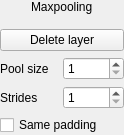
<?xml version="1.0" encoding="UTF-8"?>
<ui version="4.0">
 <class>MaxpoolingLayer</class>
 <widget class="QWidget" name="MaxpoolingLayer">
  <property name="geometry">
   <rect>
    <x>0</x>
    <y>0</y>
    <width>124</width>
    <height>135</height>
   </rect>
  </property>
  <property name="windowTitle">
   <string>Form</string>
  </property>
  <layout class="QGridLayout" name="gridLayout">
   <property name="leftMargin">
    <number>0</number>
   </property>
   <property name="topMargin">
    <number>0</number>
   </property>
   <property name="rightMargin">
    <number>0</number>
   </property>
   <property name="bottomMargin">
    <number>0</number>
   </property>
   <item row="4" column="0" colspan="2">
    <widget class="QCheckBox" name="cbx_same_padding">
     <property name="text">
      <string>Same padding</string>
     </property>
    </widget>
   </item>
   <item row="2" column="0">
    <widget class="QLabel" name="lbl_pool_size">
     <property name="text">
      <string>Pool size</string>
     </property>
    </widget>
   </item>
   <item row="1" column="0" colspan="2">
    <widget class="QPushButton" name="btn_delete">
     <property name="text">
      <string>Delete layer</string>
     </property>
    </widget>
   </item>
   <item row="0" column="0" colspan="2" alignment="Qt::AlignHCenter|Qt::AlignTop">
    <widget class="QLabel" name="lbl_name">
     <property name="text">
      <string>Maxpooling</string>
     </property>
    </widget>
   </item>
   <item row="3" column="1">
    <widget class="QSpinBox" name="spin_strides">
     <property name="minimum">
      <number>1</number>
     </property>
     <property name="maximum">
      <number>100</number>
     </property>
    </widget>
   </item>
   <item row="3" column="0">
    <widget class="QLabel" name="lbl_strides">
     <property name="text">
      <string>Strides</string>
     </property>
    </widget>
   </item>
   <item row="2" column="1">
    <widget class="QSpinBox" name="spin_pool">
     <property name="minimum">
      <number>1</number>
     </property>
     <property name="maximum">
      <number>10000</number>
     </property>
    </widget>
   </item>
  </layout>
 </widget>
 <resources/>
 <connections>
  <connection>
   <sender>btn_delete</sender>
   <signal>clicked()</signal>
   <receiver>MaxpoolingLayer</receiver>
   <slot>delete_layer()</slot>
   <hints>
    <hint type="sourcelabel">
     <x>55</x>
     <y>39</y>
    </hint>
    <hint type="destinationlabel">
     <x>55</x>
     <y>68</y>
    </hint>
   </hints>
  </connection>
 </connections>
 <slots>
  <slot>delete_layer()</slot>
 </slots>
</ui>
